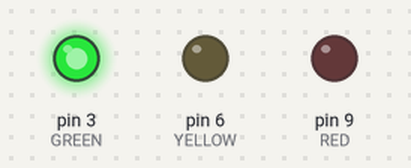
The program below on a simulated Arduino Uno, built with avr-gcc and run on an emulated ATmega328P. On the bench: output pins drawn as LEDs (lit = HIGH).

Above: at 0.5 s.
At 1.5 s:
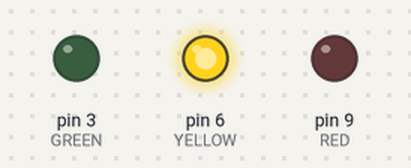
At 3.5 s:
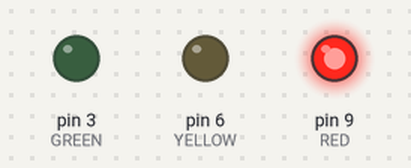
Timing chart, 0 to 6.5 s (numbered marks = the images above):
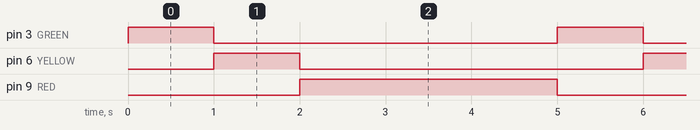

The program:

main.cpp
```cpp
#include <Arduino.h>
#define RED 9
#define YELLOW 6
#define GREEN 3
#define SHORT_DELAY 1000
#define LONG_DELAY 3000

// put function declarations here:
int light_cycle(int);

void setup()
{
  // put your setup code here, to run once:
  pinMode(GREEN, OUTPUT);
  pinMode(YELLOW, OUTPUT);
  pinMode(RED, OUTPUT);
}

void loop()
{
  // put your main code here, to run repeatedly:
  light_cycle(GREEN);
  light_cycle(YELLOW);
  light_cycle(RED);
}

// put function definitions here:
int light_cycle(int i)
{
  int d = i == RED ? LONG_DELAY : SHORT_DELAY;
  digitalWrite(i, HIGH);
  delay(d);
  digitalWrite(i, LOW);
}
```

Measured:
- by itself, pin 3 (GREEN), pin 6 (YELLOW): alternates HIGH for 1.0 s and LOW for 4.0 s
- by itself, pin 9 (RED): alternates HIGH for 3.0 s and LOW for 2.0 s
- by itself, everything shown: repeats every 5.0 s, in 4 steps
